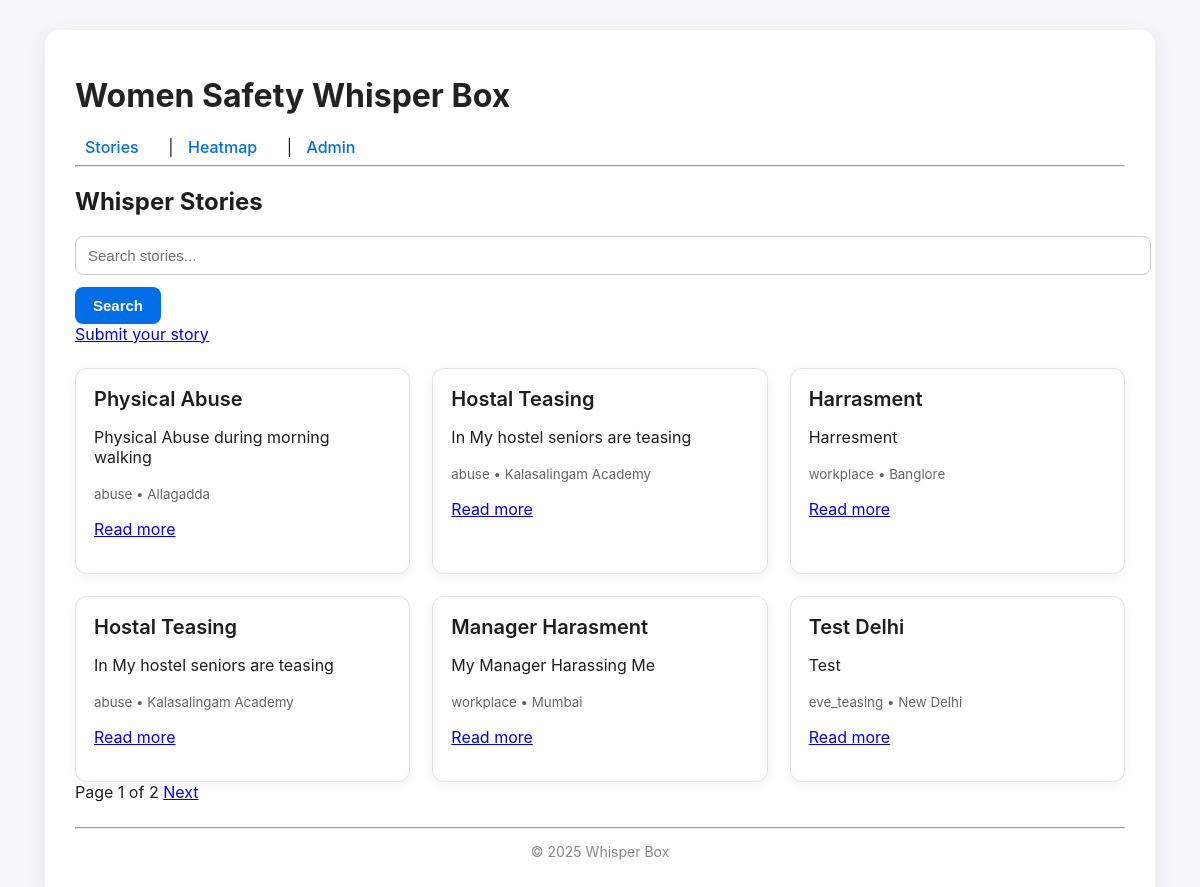
Screenshot of /stories/ with the database file from the repository.
### stories/models.py (models this page shows, shortened)
class Story(models.Model):
    CATEGORY_CHOICES = [
        ("stalking", "Stalking"),
        ("eve_teasing", "Eve Teasing"),
        ("cyber", "Cyber Harassment"),
        ("workplace", "Workplace Harassment"),
        ("abuse", "Physical Abuse"),
    ]
    title = models.CharField(max_length=200, blank=True)
    description = models.TextField()
    category = models.CharField(max_length=50, choices=CATEGORY_CHOICES)
    city = models.CharField(max_length=100, blank=True)
    location = models.CharField(max_length=255, blank=True)  # optional 'lat,lng' for heatmap
    story_date = models.DateField(null=True, blank=True)
    created_at = models.DateTimeField(auto_now_add=True)

### stories/views.py (the view)
# urls.py: path('', views.story_list, name='story_list'),
def story_list(request):
    q = request.GET.get('q')
    stories = Story.objects.all().order_by('-created_at')
    if q:
        stories = stories.filter(description__icontains=q)
    paginator = Paginator(stories, 6)
    page = request.GET.get('page')
    stories_page = paginator.get_page(page)
    return render(request, 'stories/story_list.html', {'stories': stories_page})

### stories/templates/stories/story_list.html (shortened to what this page needs)
{% extends 'base.html' %}
{% block content %}
<h2>Whisper Stories</h2>
<form method="get">
  <input type="text" name="q" placeholder="Search stories...">
  <button type="submit">Search</button>
</form>
<a href="{% url 'stories:submit_story' %}">Submit your story</a>
<div class="stories-grid">
  {% for story in stories %}
    <div class="story-card">
      <h3>{{ story.title|default:'Untitled' }}</h3>
      <p>{{ story.description|truncatechars:200 }}</p>
      <small>{{ story.category }} • {{ story.city }}</small>
      <p><a href="{% url 'stories:story_detail' story.pk %}">Read more</a></p>
    </div>
  {% empty %}
    <p>No stories yet.</p>
  {% endfor %}
</div>
<div class="pagination">
  <span>Page {{ stories.number }} of {{ stories.paginator.num_pages }}</span>
  {% if stories.has_next %}
    <a href="?page={{ stories.next_page_number }}">Next</a>
  {% endif %}
</div>
{% endblock %}

### static/stories/styles.css (style rules this page uses)
.stories-grid { display: grid; grid-template-columns: repeat(auto-fit, minmax(330px, 1fr)); gap: 22px; margin-top: 24px; }
.story-card { border: 1px solid #e3e3e3; padding: 18px; border-radius: 12px; background: #ffffff; box-shadow: 0 3px 12px rgba(0,0,0,0.06); transition: all 0.2s ease; }
.story-card h3 { margin: 0 0 10px 0; font-size: 20px; font-weight: 600; }
.story-card small { color: #666; }
button, .btn { background: #006ee6; color: white; padding: 10px 18px; border-radius: 8px; border: none; cursor: pointer; font-size: 15px; font-weight: 600; transition: all 0.2s ease; }
form input, form select, form textarea { width: 100%; padding: 10px 12px; margin-bottom: 12px; border-radius: 8px; border: 1px solid #ccc; font-size: 15px; }

### rows the page displays
Story: title "Physical Abuse", description "Physical Abuse during morning walking", category "abuse", city "Allagadda"
Story: title "Hostal Teasing", description "In My hostel seniors are teasing", category "abuse", city "Kalasalingam Academy"
Story: title "Harrasment", description "Harresment", category "workplace", city "Banglore"
Story: title "Hostal Teasing", description "In My hostel seniors are teasing", category "abuse", city "Kalasalingam Academy"
Story: title "Manager Harasment", description "My Manager Harassing Me", category "workplace", city "Mumbai"
Story: title "Test Delhi", description "Test", category "eve_teasing", city "New Delhi"

### other values shown
{{ stories.number }} "1"
{{ stories.paginator.num_pages }} "2"
